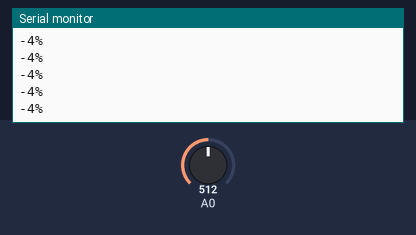
Bench run of a sketch on a simulated Arduino Uno, built with avr-gcc and run on an emulated ATmega328P. On the bench: the last lines printed to the serial monitor. The test bench sets the inputs (shaded band); at power-on: A0 = 512.

Above: at 1.2 s.
1.3 s: A0 set to 716
At 1.31 s:
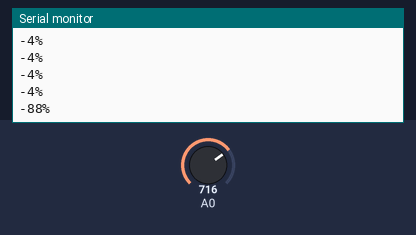
2.8 s: A0 set to 900
At 2.81 s:
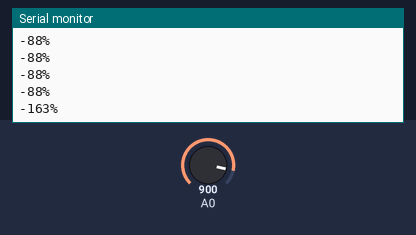
Timing chart, 0 to 5.8 s (numbered marks = the images above; inputs shaded):
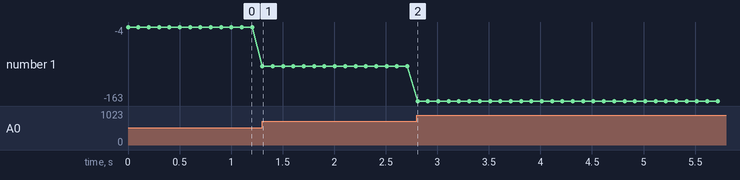

Measured:
- after the input at 1.3 s, the serial monitor: prints a new line at once (image 1)
- after the input at 2.8 s, the serial monitor: prints a new line at once (image 2)
- plotted number 1: -4 → -88 after the input at 1.3 s, -88 → -163 after the input at 2.8 s

The sketch:

SoilMoistureTest.ino
```cpp
const int AirValue = 502;   //you need to replace this value with Value_1
const int WaterValue = 259;  //you need to replace this value with Value_2

void setup() {
  Serial.begin(9600); // open serial port, set the baud rate to 9600 bps
}

void loop()
{

  int sensorVal = analogRead(A0);

  int percentageHumididy = map(sensorVal,WaterValue, AirValue, 100, 0);

  Serial.print(percentageHumididy);
  Serial.println("%");
  delay(100);
}
```
